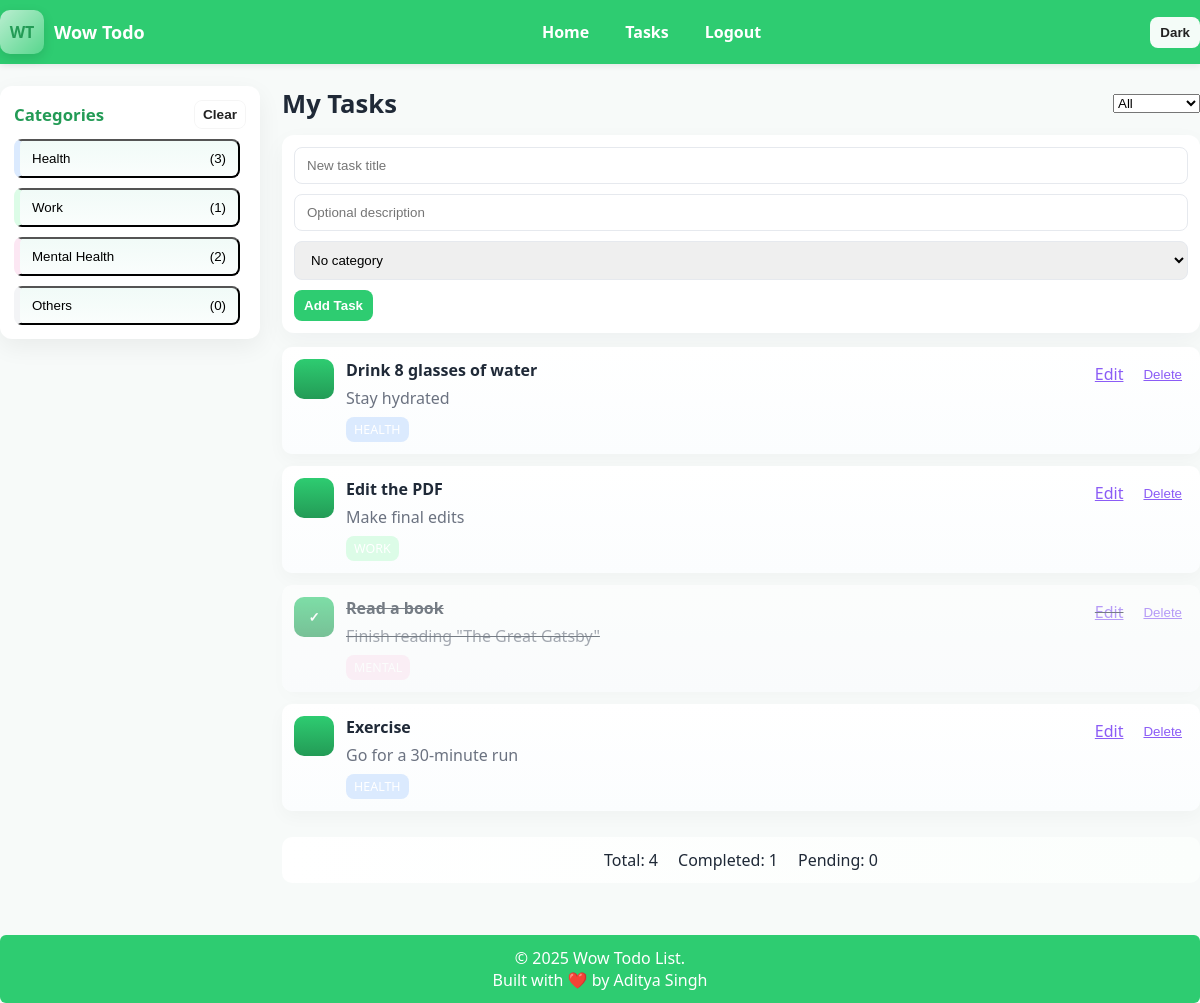
The page /tasks/2/edit (signed in) on the database its author committed.
### app/models.py (models this page shows, shortened)
class Category(db.Model):
    id = db.Column(db.Integer, primary_key=True)
    name = db.Column(db.String(120), nullable=False)
    color = db.Column(db.String(20), nullable=True)   # background color for card
    tag = db.Column(db.String(40), nullable=True)     # short tag displayed on tasks
    tasks = db.relationship("Task", backref="category", lazy=True)
    def count(self):
        return len(self.tasks)

class Task(db.Model):
    id = db.Column(db.Integer, primary_key=True)
    title = db.Column(db.String(200), nullable=False)
    description = db.Column(db.Text, nullable=True)
    done = db.Column(db.Boolean, default=False)
    created_at = db.Column(db.DateTime, default=datetime.utcnow)
    user_id = db.Column(db.Integer, db.ForeignKey("user.id"), nullable=False)
    category_id = db.Column(db.Integer, db.ForeignKey("category.id"), nullable=True)

### app/routes/tasks.py (the view, shortened to what this page needs)
@tasks_bp.route("/<int:task_id>/edit", methods=["GET", "POST"])
@login_required
def edit_task(task_id):
    task = Task.query.get_or_404(task_id)
    if task.owner != current_user:
        flash("Not authorized.", "danger")
        return redirect(url_for("tasks.view_tasks"))
    cats = Category.query.all()
    return render_template("tasks.html", categories=cats, tasks=Task.query.filter_by(owner=current_user).all(), editing_task=task)

### app/models.py (called while the page is built)
@login_manager.user_loader
def load_user(user_id):
    return User.query.get(int(user_id))

### templates/tasks.html (shortened to what this page needs)
{% extends "base.html" %}
{% block content %}
<div class="dashboard">
  <aside class="sidebar" id="sidebar">
    <div class="sidebar-head">
      <h3>Categories</h3>
      <button id="clearFilter" class="btn small">Clear</button>
    </div>
    <div class="category-list-wrap" id="categoryListWrap">
      <ul class="category-list">
        {% for c in categories %}
          <li class="category-item" data-cat-id="{{ c.id }}" style="--cat-color: {{ c.color or 'unset' }};">
            <button class="cat-btn" aria-pressed="false">
              <span class="cat-name">{{ c.name }}</span>
              <span class="cat-count">({{ c.count() }})</span>
            </button>
          </li>
        {% endfor %}
      </ul>
    </div>
  </aside>
  <section class="panel">
    <div class="panel-header">
      <h2>My Tasks</h2>
      <div class="panel-controls">
        <select id="filterSelect" class="filter-select" aria-label="Filter tasks">
          <option value="all">All</option>
        </select>
      </div>
    </div>
    <div class="card add-card">
      <form method="POST" action="{{ url_for('tasks.add_task') }}" class="add-form">
        <input name="title" placeholder="New task title" required>
        <input name="description" placeholder="Optional description">
        <select name="category_id" aria-label="Category select">
          <option value="">No category</option>
        </select>
        <div class="add-actions">
          <button class="btn primary" type="submit">Add Task</button>
        </div>
      </form>
    </div>
    <ul id="taskList" class="task-list">
      {% if tasks %}
        {% for t in tasks %}
          <li class="task-item {% if t.done %}done{% endif %}" data-cat-id="{{ t.category.id if t.category else '' }}">
            <form method="POST" action="{{ url_for('tasks.toggle_task', task_id=t.id) }}" class="inline toggle-form">
              <button class="check" aria-label="Toggle done">{{ '✓' if t.done else '' }}</button>
            </form>
            <div class="task-body">
              <div class="task-title">{{ t.title }}</div>
              {% if t.description %}<div class="task-desc">{{ t.description }}</div>{% endif %}
              {% if t.category %}
                <span class="task-tag" data-cat="{{ t.category.id }}" style="background: {{ t.category.color or '' }};">
                  {{ t.category.tag or t.category.name }}
                </span>
              {% endif %}
            </div>
            <div class="task-actions">
              <a class="btn-link" href="{{ url_for('tasks.edit_task', task_id=t.id) }}">Edit</a>
              <form method="POST" action="{{ url_for('tasks.delete_task', task_id=t.id) }}" onsubmit="return confirm('Delete this task?');">
                <button class="btn-link" type="submit">Delete</button>
              </form>
            </div>
          </li>
        {% endfor %}
      {% else %}
        <li class="empty-state">
          <img src="/mnt/data/711a35e6-34d1-48ef-a641-c27b5144a1f7.png" alt="No tasks yet">
          <p>No tasks yet — add one using the form above!</p>
        </li>
      {% endif %}
    </ul>
    <div class="stats-bar">
      <div>Total: {{ tasks|length }}</div>
      <div>Completed: {{ tasks|selectattr('done')|select|list|length }}</div>
      <div>Pending: {{ tasks|selectattr('done')|reject|list|length }}</div>
    </div>
  </section>
</div>
{% endblock %}

### static/css/style.css (style rules this page uses)
* { box-sizing: border-box; margin: 0; padding: 0; }
:root { --green: #2ecc71; --green-dark: #239b56; --muted: #6b7280; --bg: #f7faf9; --card: #ffffff; --text: #1f2937; --accent: #8b5cf6; }
body { font-family: "Segoe UI", Tahoma, Geneva, Verdana, sans-serif; background:var(--bg); color:var(--text); }
.btn { border:none; cursor:pointer; padding:8px 10px; border-radius:8px; background:rgba(255,255,255,0.95); color:#222; font-weight:600; }
.dashboard { display:flex; gap:22px; align-items:flex-start; }
.sidebar { width:260px; background:var(--card); border-radius:12px; padding:14px; box-shadow:0 8px 24px rgba(0,0,0,0.06); }
.sidebar-head { display:flex; justify-content:space-between; align-items:center; margin-bottom:10px; }
.sidebar h3 { color:var(--green-dark); margin:0; font-size:1.05rem; }
.small { font-size:0.85rem; padding:6px 8px; border-radius:8px; background:transparent; border:1px solid rgba(0,0,0,0.04); }
.category-list-wrap { max-height:calc(100vh - 220px); overflow:auto; padding-right:6px; }
.category-list { list-style:none; display:flex; flex-direction:column; gap:10px; margin:0; padding:0; }
.cat-btn { width:100%; display:flex; justify-content:space-between; align-items:center; gap:8px; padding:10px 12px; border-radius:8px; background:linear-gradient(180deg, rgba(16,185,129,0.06), rgba(16,185,129,0.02)); cursor:pointer; border-left:6px solid var(--green); }
.panel { flex:1; display:flex; flex-direction:column; gap:14px; }
.panel-header { display:flex; justify-content:space-between; align-items:center; }
.panel-header h2 { margin:0; font-size:1.6rem; }
.panel-controls { display:flex; gap:8px; align-items:center; }
.card { background:var(--card); border-radius:12px; padding:12px; box-shadow:0 8px 24px rgba(17,24,39,0.04); }
.add-card input, .add-card select { width:100%; padding:10px 12px; margin-bottom:10px; border-radius:8px; border:1px solid #e6e9ee; }
.btn.primary { background:var(--green); color:white; }
.task-list { list-style:none; display:flex; flex-direction:column; gap:12px; padding:0; margin:0; }
.task-item { display:flex; gap:12px; align-items:flex-start; padding:12px; background:linear-gradient(180deg,#fff,#fbfdfe); border-radius:10px; box-shadow:0 6px 18px rgba(17,24,39,0.03); transition:transform .12s ease; }
.task-item.done { opacity:0.6; text-decoration:line-through; }
.check { width:40px; height:40px; border-radius:10px; border:none; background:linear-gradient(180deg,var(--green),var(--green-dark)); color:white; font-weight:700; cursor:pointer; }
.task-body { flex:1; }
.task-title { font-weight:700; margin-bottom:6px; }
.task-desc { color:var(--muted); margin-bottom:8px; }
.task-tag { display:inline-block; padding:4px 8px; border-radius:8px; color:#fff; font-size:0.78rem; }
.task-tag.contrast-light { color:#fff; }
.task-actions { display:flex; gap:8px; align-items:center; }
.btn-link { background:none; color:var(--accent); border:none; cursor:pointer; text-decoration:underline; padding:4px 6px; }
.stats-bar { display:flex; gap:20px; justify-content:center; padding:12px; margin-top:12px; background:linear-gradient(90deg,#ffffff,#fbfefc); border-radius:10px; }

### rows shown on the page
Category: name "Health", count "3"
Category: name "Work", count "1"
Category: name "Mental Health", count "2"
Category: name "Others", count "0"
Task: title "Drink 8 glasses of water", description "Stay hydrated", category "HEALTH"
Task: title "Edit the PDF", description "Make final edits"
Task: done "✓", title "Read a book", description "Finish reading \"The Great Gatsby\""
Task: title "Exercise", description "Go for a 30-minute run", category "HEALTH"

### other values the page prints
{{ tasks|length }} "4"
{{ tasks|selectattr('done')|select|list|length }} "1"
{{ tasks|selectattr('done')|reject|list|length }} "0"
